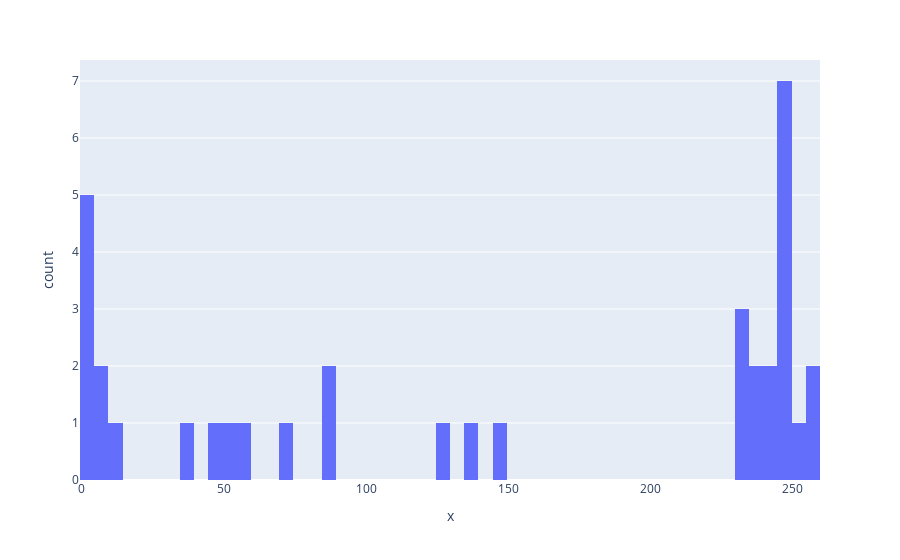

The cell this chart's notebook holds for it:
### Code cell
# Make a histogram of the values of boutcount
fig = px.histogram(boutcount, x=boutcount, nbins=100)
fig.show()

### Figure 1 — Plotly figure (JSON) as saved in the notebook; plotly's stock layout.template omitted (floating-point values rounded to 4 significant figures)
{"data": [{"alignmentgroup": "True", "bingroup": "x", "hovertemplate": "x=%{x}<br>count=%{y}<extra></extra>", "legendgroup": "", "marker": {"color": "#636efa", "pattern": {"shape": ""}}, "name": "", "nbinsx": 100, "offsetgroup": "", "orientation": "v", "showlegend": false, "type": "histogram", "x": [72, 249, 256, 245, 245, 246, 257, 244, 235, 248, 249, 236, 233, 241, 234, 246, 251, 234, 146, 128, 136, 87, 86, 5, 55, 11, 54, 37, 45, 2, 4, 1, 0, 0, 6], "xaxis": "x", "yaxis": "y"}], "layout": {"barmode": "relative", "legend": {"tracegroupgap": 0}, "margin": {"t": 60}, "xaxis": {"anchor": "y", "domain": [0, 1], "title": {"text": "x"}}, "yaxis": {"anchor": "x", "domain": [0, 1], "title": {"text": "count"}}}}
